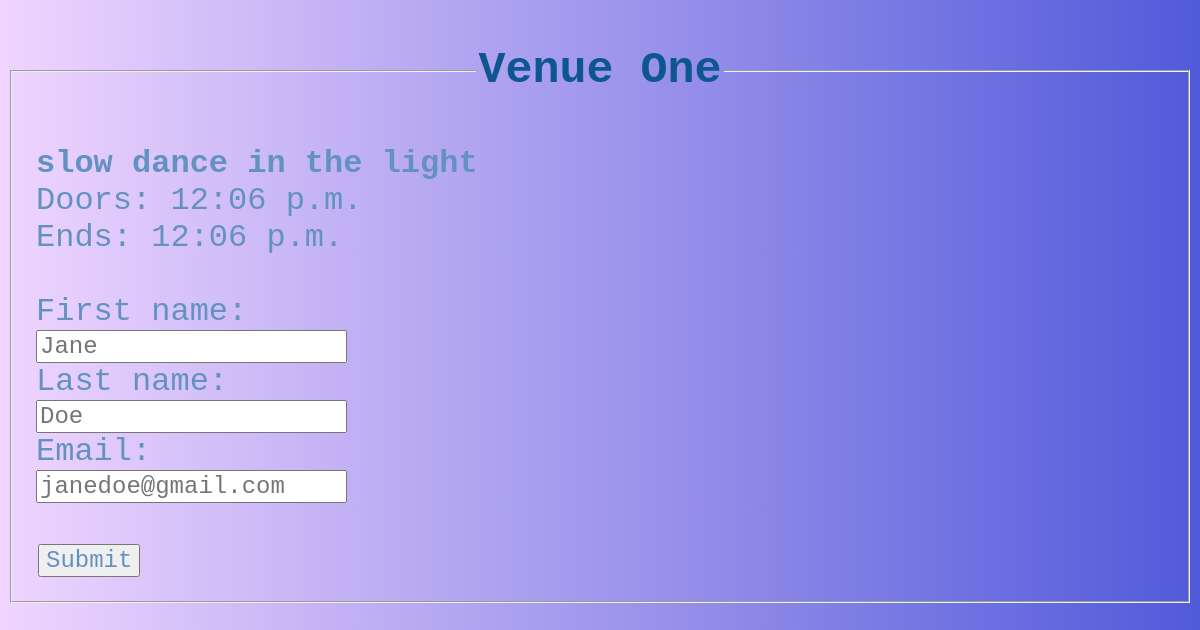
The page /RSVP/2/event/2/reservation on the database its author committed.
### RSVP_system/models.py (models this page shows, shortened)
class Venue(models.Model):
    venue_name = models.CharField(max_length=45)

class Event(models.Model):
    venue = models.ForeignKey(Venue, on_delete=models.CASCADE)
    name = models.CharField(max_length=60)
    start_time = models.TimeField('Event Start Time')
    end_time = models.TimeField('Event End Time')

### RSVP_system/views.py (the view)
# urls.py: path('<int:venue_id>/event/<int:event_id>/reservation', views.reservation, name='reservation'),
def reservation(request, venue_id, event_id):
    venue = get_object_or_404(Venue, pk=venue_id)
    event = get_object_or_404(Event, pk=event_id)
    context = {
        'venue': venue,
        'event': event
    }
    return render(request, 'RSVP_system/reservation.html', context)

### RSVP_system/templates/RSVP_system/reservation.html (shortened to what this page needs)
{% load static %}
<link rel="stylesheet" href="{% static 'modern.css' %}" />
<form action="{% url 'RSVP_system:register' venue.id event.id %}" method="post">
  <fieldset>
    <legend><h2>{{ venue.venue_name }}</h2></legend>
    <strong><label for="event">{{event.name}}</label></strong
    ><br />
    <div>
      <label for="event">Doors: {{event.start_time}} </label><br />
      <label for="event">Ends: {{event.end_time}}</label><br />
    </div>
    <br />
    <label for="fname">First name:</label><br />
    <input
      type="text"
      placeholder="Jane"
      name="first_name"
      id="first_name"
      required
    />
    <br />
    <label for="lname">Last name:</label><br />
    <input
      type="text"
      placeholder="Doe"
      name="last_name"
      id="last_name"
      required
    />
    <br />
    <label>Email: </label><br />
    <input
      type="email"
      placeholder="janedoe@gmail.com"
      name="email"
      id="email"
      required
    />
    <br/><br/>
    <input type="submit" value="Submit" />
  </fieldset>
</form>

### RSVP_system/static/modern.css (style rules this page uses)
* { font-family: "Courier New", Courier, monospace; }
h2 { text-align: center; font-size: 45px; color: rgb(14, 86, 144); }
input[type="text"], input[type="email"] { transition: width 1.4s ease-in-out; font-size: x-large; }
input { font-size: x-large; }
label { color: rgb(100, 146, 192); }
input[type="submit"] { color: rgb(100, 146, 192); margin: 4px 2px; font-size: x-large; }
legend { text-align: center; color: rgb(14, 86, 144); }
form { font-size: xx-large; }

### rows shown on the page
Venue: venue_name "Venue One"
Event: name "slow dance in the light", start_time "12:06 p.m.", end_time "12:06 p.m."
